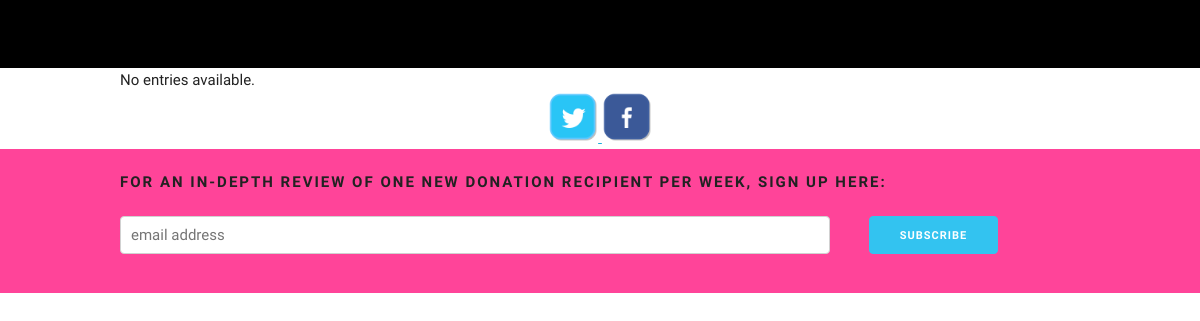
Before: /blog/ with the older database file.
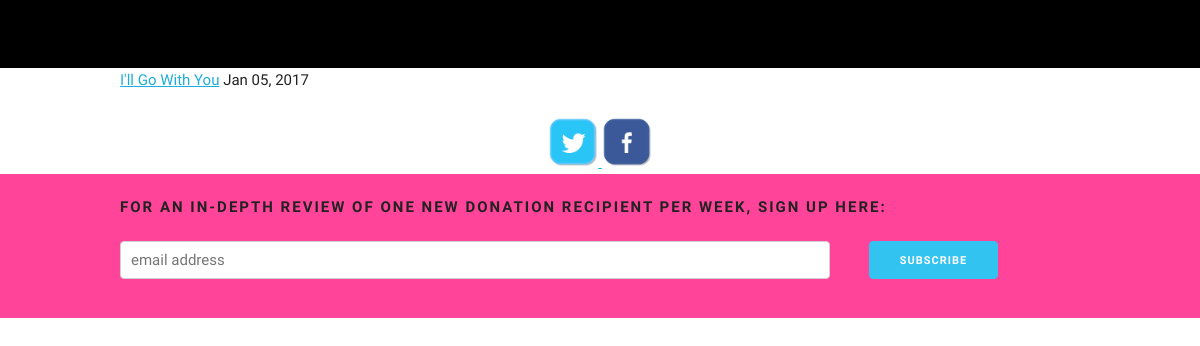
After: the same page with the newer database file.
### blog/models.py (models this page shows, shortened)
class Post(models.Model):
    title = models.CharField(max_length=255)
    slug = models.SlugField(max_length=255, unique=True)
    recipient = models.ForeignKey(Recipient)
    publish = models.BooleanField(default=False)
    created_at = models.DateTimeField()
    class Meta:
        ordering = ['-created_at']

### blog/views.py (the view)
def list_all(request):
    list_all = Post.objects.filter(publish=True).order_by('-created_at')
    context = {
        'entry_list': list_all,
        'url': request.META['QUERY_STRING'],
    }
    return render(request, 'blog/all.html', context)

### blog/templates/blog/all.html
{% include "blog/header.html" %}
{% include "blog/picker.html" %}
<div class="container">
    {% if entry_list %}
        {% for entry in entry_list %}
            <p>
                <a href="/blog/post/{{ entry.slug }}/">{{ entry.title }}</a> {{ entry.created_at|date:"M d, Y" }}
            </p>
        {% endfor %}
    {% else %}
        No entries available.<br />
    {% endif %}
</div>
{% include "blog/footer.html" %}
{% include "recipients/newsletter_signup.html" %}

Changed rows visible on the page:
added Post: title "I'll Go With You", created_at "Jan 05, 2017"
Other visible differences:
text no longer shown: "No entries available."
